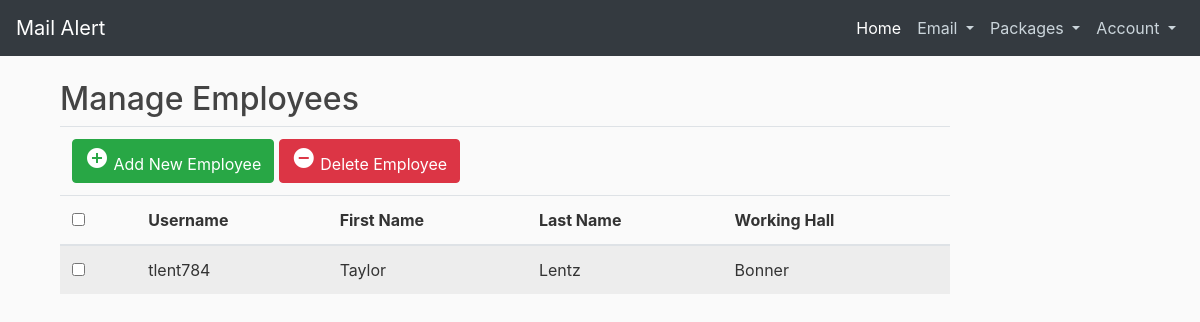
Before: /management (signed in) with the older database file.
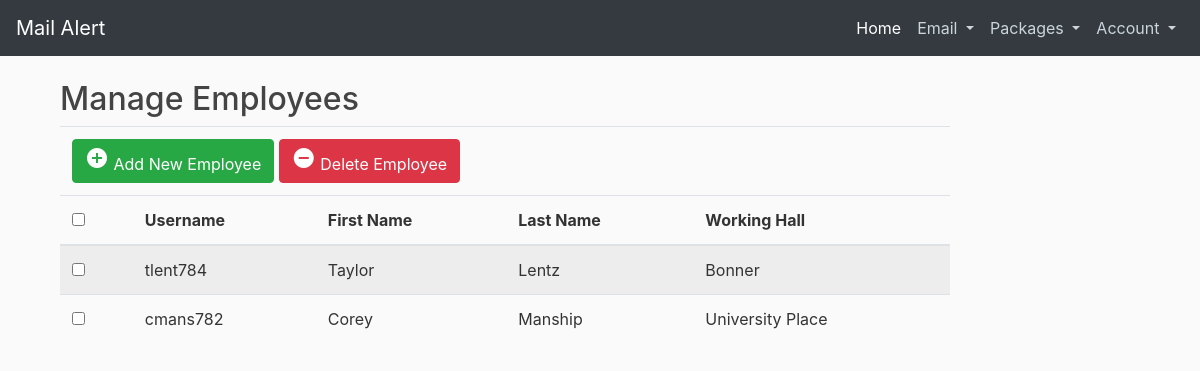
After: the same page with the newer database file.
### mailalert/models.py (models this page shows, shortened)
class Employee(db.Model, UserMixin):
    id = db.Column(db.Integer, primary_key=True)
    username = db.Column(db.String(100), unique=True, nullable=False)
    fname = db.Column(db.String(100), nullable=False)
    lname = db.Column(db.String(100), nullable=False)
    workinghall = db.Column(db.String(2), nullable=False)
    password = db.Column(db.String(60), nullable=False)

### mailalert/routes.py (the view, shortened to what this page needs)
@app.route("/management", methods=['GET', 'POST'])
@login_required
def management():
    form = ManagementForm()
    employees = Employee.query.all()
    return render_template('management.html', title='Management', form=form, employees=employees)

### mailalert/forms.py (shortened to what this page needs)
class ManagementForm(FlaskForm):
    username = StringField('Username', validators=[DataRequired()])
    firstName = StringField('First Name', validators=[DataRequired()])
    lastName = StringField('Last Name', validators=[DataRequired()])
    phone = StringField('Phone Number')
    hall = SelectField('Working Hall', choices=[('Dixon North', 'Dixon North'), ('Dixon South', 'Dixon South'), ('Village South', 'Village South'),
                                                ('University Place', 'University Place'), ('Bonner', 'Bonner'), ('Johnson', 'Johnson'),
                                                ('Schuylkill', 'Schuylkill'), ('Lehigh', 'Lehigh'), ('Beck', 'Beck'),
                                                ('Berks', 'Berks'), ('Deatrick', 'Deatrick'), ('Rothermel', 'Rothermel')])
    password = PasswordField('Password', validators=[DataRequired()])
    confirm_password = PasswordField('Confirm Password', validators=[DataRequired(), EqualTo('password')])
    submit = SubmitField('Submit')

### mailalert/models.py (called while the page is built)
@login_manager.user_loader
def load_user(id):
    return Employee.query.get(int(id))

### mailalert/templates/management.html (shortened to what this page needs)
{% extends "layout.html" %}
{%block content %}
<head>
</head>
<body>
	<div class="container">
		<div class="table-wrapper">
			<div class="table-title">
				<div class="row">
					<div class="col-sm-6">
						<h2>Manage Employees</h2>
					</div>
				</div>
			</div>
			<table class="table table-striped table-hover">
				<thead>
					<tr>
						<div class="btn-toolbar float-right">
							<td colspan="7">
								<a href="#addEmployeeModal" class="btn btn-success" data-toggle="modal"><i
										class="material-icons">&#xE147;</i> <span>Add New Employee</span></a>
								<a href="#deleteEmployeeModal" class="btn btn-danger" data-toggle="modal"><i
										class="material-icons">&#xE15C;</i> <span>Delete Employee</span></a>
							</td>
						</div>
					</tr>
					<tr>
						<th>
							<span class="custom-checkbox">
								<input type="checkbox" id="selectAll">
							</span>
						</th>
						<th>Username</th>
						<th>First Name</th>
						<th>Last Name</th>
						<th>Working Hall</th>
					</tr>
				</thead>
				{% for employee in employees %}
				<tr>
					<td><span class="custom-checkbox">
							<input type="checkbox" id="checkbox1" name="users" value="1">
						</span>
					</td>
					<td>{{ employee.username }}</td>
					<td>{{ employee.fname }}</td>
					<td>{{ employee.lname }}</td>
					<td>{{ employee.workinghall }}</td>
				</tr>
				{% endfor %}
			</table>
		</div>
</body>
{% endblock %}

### mailalert/templates/layout.html (shortened to what this page needs)
<!DOCTYPE html>
<html>
<head>
  <link rel="stylesheet" href="https://maxcdn.bootstrapcdn.com/bootstrap/4.0.0/css/bootstrap.min.css"
>
  <link rel="stylesheet" type="text/css" href="{{ url_for('static', filename='main.css') }}">
  <link rel="stylesheet" href="https://maxcdn.bootstrapcdn.com/font-awesome/4.7.0/css/font-awesome.min.css">
</head>
<body>
  <header class="site-header">
    <nav class="navbar navbar-expand-lg navbar-dark bg-dark fixed-top">
      <a class="navbar-brand" href="/">Mail Alert</a>
      <div class="collapse navbar-collapse" id="navbarNavDropdown">
        <ul class="navbar-nav ml-auto">
          <li class="nav-item active">
            <a class="nav-link" href="/">Home <span class="sr-only">(current)</span></a>
          </li>
          <li class="nav-item dropdown">
            <a class="nav-link dropdown-toggle" href="#" id="navbarDropdownMenuLink" data-toggle="dropdown"
              aria-haspopup="true" aria-expanded="false">
              Email
            </a>
          </li>
          <li class="nav-item dropdown">
            <a class="nav-link dropdown-toggle" href="#" id="navbarDropdownMenuLink" data-toggle="dropdown"
              aria-haspopup="true" aria-expanded="false">
              Packages
            </a>
          </li>
          <li class="nav-item dropdown">
            <a class="nav-link dropdown-toggle" href="#" id="navbarDropdownMenuLink" data-toggle="dropdown"
              aria-haspopup="true" aria-expanded="false">
              Account
            </a>
          </li>
        </ul>
      </div>
    </nav>
  </header>
  <main role="main" class="container">
    <div class="row">
      <div class="col-md-10">
        {% block content %}{% endblock %}
      </div>
    </div>
  </main>
</body>
</html>

### mailalert/static/main.css (style rules this page uses)
body { background: #fafafa; color: #333333; margin-top: 5rem; }
h1, h2, h3, h4, h5, h6 { color: #444444; }
.site-header .navbar-nav .nav-link { color: #cbd5db; }

Changed rows visible on the page:
added Employee: username "cmans782", fname "Corey", lname "Manship", workinghall "University Place"
